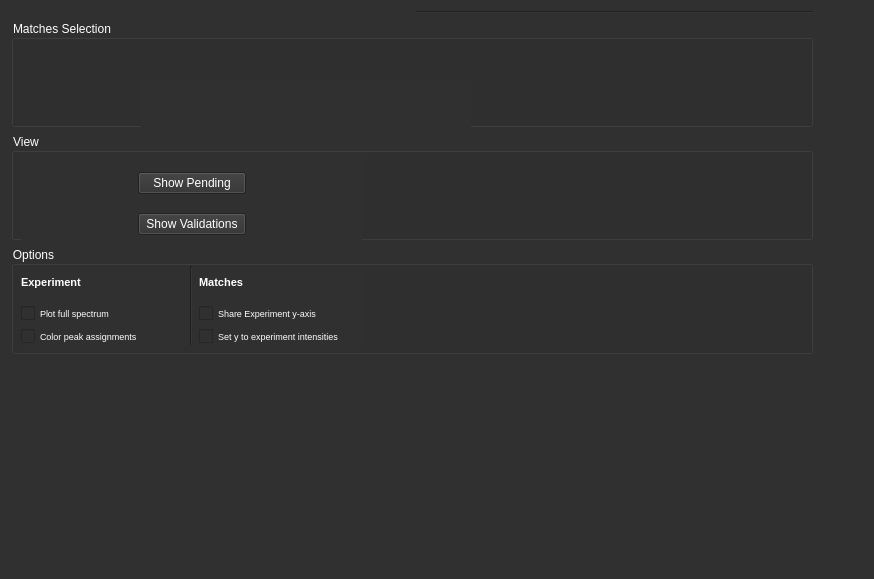
<?xml version="1.0" encoding="UTF-8"?>
<ui version="4.0">
 <class>Form</class>
 <widget class="QWidget" name="Form">
  <property name="geometry">
   <rect>
    <x>0</x>
    <y>0</y>
    <width>874</width>
    <height>579</height>
   </rect>
  </property>
  <property name="sizePolicy">
   <sizepolicy hsizetype="MinimumExpanding" vsizetype="MinimumExpanding">
    <horstretch>0</horstretch>
    <verstretch>0</verstretch>
   </sizepolicy>
  </property>
  <property name="windowTitle">
   <string>Form</string>
  </property>
  <property name="styleSheet">
   <string notr="true">background-color: rgb(48, 48, 48);
gridline-color: rgb(195, 195, 195);
color: rgb(255, 255, 255);
</string>
  </property>
  <layout class="QGridLayout" name="gridLayout">
   <item row="5" column="1">
    <spacer name="verticalSpacer">
     <property name="orientation">
      <enum>Qt::Vertical</enum>
     </property>
     <property name="sizeType">
      <enum>QSizePolicy::Expanding</enum>
     </property>
     <property name="sizeHint" stdset="0">
      <size>
       <width>20</width>
       <height>40</height>
      </size>
     </property>
    </spacer>
   </item>
   <item row="3" column="1" colspan="2">
    <widget class="QGroupBox" name="options_grpbox">
     <property name="sizePolicy">
      <sizepolicy hsizetype="Expanding" vsizetype="MinimumExpanding">
       <horstretch>0</horstretch>
       <verstretch>0</verstretch>
      </sizepolicy>
     </property>
     <property name="title">
      <string>Options</string>
     </property>
     <widget class="QWidget" name="horizontalLayoutWidget">
      <property name="geometry">
       <rect>
        <x>10</x>
        <y>20</y>
        <width>341</width>
        <height>79</height>
       </rect>
      </property>
      <layout class="QHBoxLayout" name="options_layout">
       <property name="sizeConstraint">
        <enum>QLayout::SetDefaultConstraint</enum>
       </property>
       <item>
        <layout class="QVBoxLayout" name="verticalLayout_3">
         <item>
          <widget class="QLabel" name="label">
           <property name="font">
            <font>
             <pointsize>8</pointsize>
             <weight>75</weight>
             <bold>true</bold>
            </font>
           </property>
           <property name="text">
            <string>Experiment</string>
           </property>
          </widget>
         </item>
         <item>
          <widget class="QCheckBox" name="full_spectrum_chk">
           <property name="font">
            <font>
             <pointsize>7</pointsize>
            </font>
           </property>
           <property name="text">
            <string>Plot full spectrum</string>
           </property>
          </widget>
         </item>
         <item>
          <widget class="QCheckBox" name="color_experiment_chk">
           <property name="font">
            <font>
             <pointsize>7</pointsize>
            </font>
           </property>
           <property name="text">
            <string>Color peak assignments</string>
           </property>
          </widget>
         </item>
        </layout>
       </item>
       <item>
        <widget class="Line" name="line_2">
         <property name="orientation">
          <enum>Qt::Vertical</enum>
         </property>
        </widget>
       </item>
       <item>
        <layout class="QVBoxLayout" name="verticalLayout_2">
         <item>
          <widget class="QLabel" name="label_2">
           <property name="font">
            <font>
             <pointsize>8</pointsize>
             <weight>75</weight>
             <bold>true</bold>
            </font>
           </property>
           <property name="text">
            <string>Matches </string>
           </property>
          </widget>
         </item>
         <item>
          <widget class="QCheckBox" name="sharey_chk">
           <property name="font">
            <font>
             <pointsize>7</pointsize>
            </font>
           </property>
           <property name="text">
            <string>Share Experiment y-axis</string>
           </property>
          </widget>
         </item>
         <item>
          <widget class="QCheckBox" name="y_exp_intensities_chk">
           <property name="font">
            <font>
             <pointsize>7</pointsize>
            </font>
           </property>
           <property name="text">
            <string>Set y to experiment intensities</string>
           </property>
          </widget>
         </item>
        </layout>
       </item>
      </layout>
     </widget>
    </widget>
   </item>
   <item row="2" column="1" colspan="2">
    <widget class="QGroupBox" name="view_grpbox">
     <property name="sizePolicy">
      <sizepolicy hsizetype="MinimumExpanding" vsizetype="MinimumExpanding">
       <horstretch>0</horstretch>
       <verstretch>0</verstretch>
      </sizepolicy>
     </property>
     <property name="title">
      <string>View</string>
     </property>
     <widget class="QWidget" name="gridLayoutWidget">
      <property name="geometry">
       <rect>
        <x>10</x>
        <y>20</y>
        <width>341</width>
        <height>142</height>
       </rect>
      </property>
      <layout class="QGridLayout" name="view_layout">
       <property name="verticalSpacing">
        <number>0</number>
       </property>
       <item row="4" column="1">
        <widget class="QPushButton" name="show_invalid_btn">
         <property name="text">
          <string>Show Invalid Lines</string>
         </property>
         <property name="icon">
          <iconset>
           <normaloff>../../../resources/show-validations.png</normaloff>../../../resources/show-validations.png</iconset>
         </property>
        </widget>
       </item>
       <item row="2" column="1">
        <widget class="QPushButton" name="show_pending_btn">
         <property name="text">
          <string>Show Pending</string>
         </property>
         <property name="icon">
          <iconset>
           <normaloff>../../../resources/show-validations.png</normaloff>../../../resources/show-validations.png</iconset>
         </property>
        </widget>
       </item>
       <item row="3" column="1">
        <widget class="QPushButton" name="show_validations_btn">
         <property name="text">
          <string>Show Validations</string>
         </property>
         <property name="icon">
          <iconset>
           <normaloff>../../../resources/show-validations.png</normaloff>../../../resources/show-validations.png</iconset>
         </property>
        </widget>
       </item>
       <item row="2" column="0">
        <spacer name="horizontalSpacer">
         <property name="orientation">
          <enum>Qt::Horizontal</enum>
         </property>
         <property name="sizeHint" stdset="0">
          <size>
           <width>40</width>
           <height>20</height>
          </size>
         </property>
        </spacer>
       </item>
       <item row="2" column="2">
        <spacer name="horizontalSpacer_2">
         <property name="orientation">
          <enum>Qt::Horizontal</enum>
         </property>
         <property name="sizeHint" stdset="0">
          <size>
           <width>40</width>
           <height>20</height>
          </size>
         </property>
        </spacer>
       </item>
      </layout>
     </widget>
    </widget>
   </item>
   <item row="1" column="1" colspan="2">
    <widget class="QGroupBox" name="matches_selections_grpbox">
     <property name="sizePolicy">
      <sizepolicy hsizetype="Preferred" vsizetype="MinimumExpanding">
       <horstretch>0</horstretch>
       <verstretch>0</verstretch>
      </sizepolicy>
     </property>
     <property name="title">
      <string>Matches Selection</string>
     </property>
     <widget class="QWidget" name="gridLayoutWidget_2">
      <property name="geometry">
       <rect>
        <x>130</x>
        <y>60</y>
        <width>330</width>
        <height>144</height>
       </rect>
      </property>
      <layout class="QGridLayout" name="matches_layout">
       <property name="spacing">
        <number>0</number>
       </property>
       <item row="0" column="0">
        <widget class="QPushButton" name="redisplay_btn">
         <property name="sizePolicy">
          <sizepolicy hsizetype="Minimum" vsizetype="Minimum">
           <horstretch>0</horstretch>
           <verstretch>0</verstretch>
          </sizepolicy>
         </property>
         <property name="maximumSize">
          <size>
           <width>100</width>
           <height>100</height>
          </size>
         </property>
         <property name="text">
          <string>Redisplay</string>
         </property>
         <property name="icon">
          <iconset>
           <normaloff>../../../resources/redisplay-graph.png</normaloff>../../../resources/redisplay-graph.png</iconset>
         </property>
         <property name="flat">
          <bool>false</bool>
         </property>
        </widget>
       </item>
       <item row="0" column="1">
        <layout class="QVBoxLayout" name="verticalLayout_5">
         <property name="spacing">
          <number>0</number>
         </property>
         <item>
          <layout class="QVBoxLayout" name="verticalLayout">
           <property name="spacing">
            <number>0</number>
           </property>
           <item>
            <widget class="QPushButton" name="select_all_btn">
             <property name="sizePolicy">
              <sizepolicy hsizetype="Fixed" vsizetype="Fixed">
               <horstretch>0</horstretch>
               <verstretch>0</verstretch>
              </sizepolicy>
             </property>
             <property name="minimumSize">
              <size>
               <width>100</width>
               <height>0</height>
              </size>
             </property>
             <property name="maximumSize">
              <size>
               <width>100</width>
               <height>16777215</height>
              </size>
             </property>
             <property name="text">
              <string>Select All</string>
             </property>
             <property name="icon">
              <iconset>
               <normaloff>../../../resources/select-all.png</normaloff>../../../resources/select-all.png</iconset>
             </property>
            </widget>
           </item>
           <item>
            <widget class="QPushButton" name="deselect_all_btn">
             <property name="sizePolicy">
              <sizepolicy hsizetype="Minimum" vsizetype="Fixed">
               <horstretch>0</horstretch>
               <verstretch>0</verstretch>
              </sizepolicy>
             </property>
             <property name="minimumSize">
              <size>
               <width>100</width>
               <height>0</height>
              </size>
             </property>
             <property name="maximumSize">
              <size>
               <width>100</width>
               <height>16777215</height>
              </size>
             </property>
             <property name="text">
              <string>Deselect All</string>
             </property>
             <property name="icon">
              <iconset>
               <normaloff>../../../resources/deselect-all.png</normaloff>../../../resources/deselect-all.png</iconset>
             </property>
            </widget>
           </item>
          </layout>
         </item>
        </layout>
       </item>
      </layout>
     </widget>
    </widget>
   </item>
   <item row="2" column="3">
    <spacer name="horizontalSpacer_4">
     <property name="orientation">
      <enum>Qt::Horizontal</enum>
     </property>
     <property name="sizeType">
      <enum>QSizePolicy::Minimum</enum>
     </property>
     <property name="sizeHint" stdset="0">
      <size>
       <width>50</width>
       <height>50</height>
      </size>
     </property>
    </spacer>
   </item>
   <item row="0" column="2">
    <widget class="Line" name="line">
     <property name="orientation">
      <enum>Qt::Horizontal</enum>
     </property>
    </widget>
   </item>
   <item row="4" column="1">
    <spacer name="verticalSpacer_2">
     <property name="orientation">
      <enum>Qt::Vertical</enum>
     </property>
     <property name="sizeHint" stdset="0">
      <size>
       <width>20</width>
       <height>40</height>
      </size>
     </property>
    </spacer>
   </item>
  </layout>
  <zorder>options_grpbox</zorder>
  <zorder>matches_selections_grpbox</zorder>
  <zorder>line</zorder>
  <zorder>view_grpbox</zorder>
  <zorder>gridLayoutWidget_2</zorder>
  <zorder>horizontalSpacer_4</zorder>
  <zorder>verticalSpacer</zorder>
  <zorder>verticalSpacer_2</zorder>
 </widget>
 <resources/>
 <connections/>
</ui>
